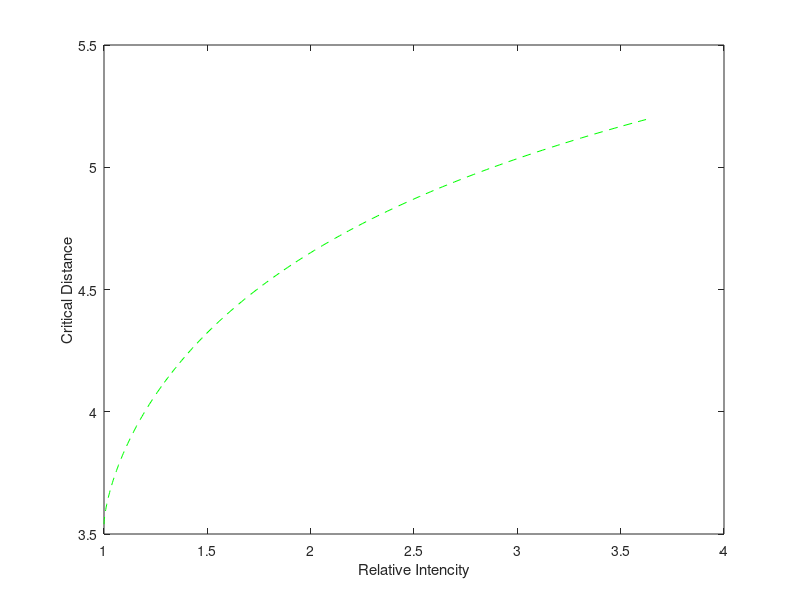

Reproduce this figure in MATLAB.
function [d,A1]=critDist(px)

% critDist displays the distance at which
% two GK merge as a function of its
% relative intensity
%
% SYNOPSIS   [d,A1]=critDist(px)
%
% INPUT      px       : initial distance
%
% OUTPUT     A1       : relative intensity
%            d        : critical disntance
% 
%
% DEPENDENCES   critDist uses { }
%               critDist is used by { }
%
% Alexandre Matov, January 7th, 2003


s=1.77; %d from 3.54
% 3.54 is the value for which two EQUAL kernels fuse
% for sigma 1.77(1.33PSF*1.33GaussFiltering)

if nargin == 0
    px = 5.2; % or 6
end

d=3.54:.01:px; % begin from the distance for ratio 1:1

P1=1/2*d-1/2*sqrt((d.^2-4*(s.^2)));
P2=1/2*d+1/2*sqrt((d.^2-4*(s.^2)));

A1=(P1.*exp(1/2*(s.^2+P2.*d-d.^2)./(s.^2)-1/2*(s.^2-P2.*d)./(s.^2)))./P2;
A2=(P2.*exp(1/2*(s.^2+P1.*d-d.^2)./(s.^2)-1/2*(s.^2-P1.*d)./(s.^2)))./P2;
    
figure,plot(A1,d,'g--') % plot in reverse order, so eventhough we can solve only A=f(d), we still can visualize d=f(A)
ylabel('Critical Distance')
xlabel('Relative Intencity')
    

